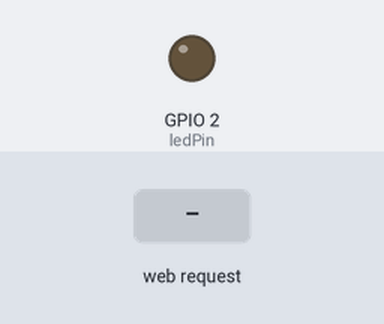
Bench run of a sketch on a simulated ESP32. Parts: output pins drawn as LEDs (lit = HIGH). Dashed ring = blinking. The inputs (shaded band) are chosen by the test bench. WiFi joins after 1.5 s; servers stay silent unless stated; what the sketch prints to the serial monitor is not drawn.

Above: at 0.1 s.
At 3.2 s:
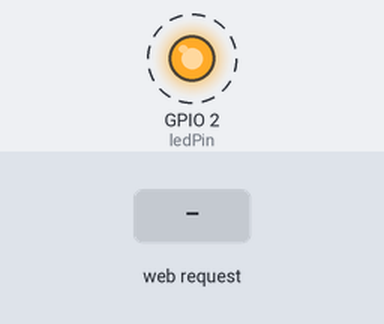
3.3 s: HTTP request GET / received
6.3 s: HTTP request GET /open received
9.3 s: HTTP request GET /close received
Timing chart, 0 to 18.3 s (numbered marks = the images above; inputs shaded):
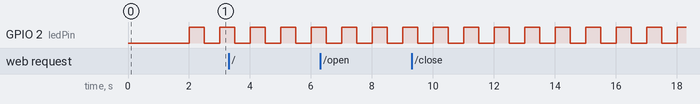

Measured:
- by itself, GPIO 2 (ledPin): alternates HIGH for 0.50 s and LOW for 0.50 s

The sketch:

PROJECT.ino
```cpp
#include "SmartDoor.h"
#include "ledST.h"
SmartDoor   door;

ledST stl;
///////////////////
void setup()
{
  stl.init(2);
  door.init();
}
////////////////////////////////////////////////////
void loop()
{
    stl.update();
    door.Handle();
}
```

ExtComm.cpp
```cpp
#include "ExtComm.h"
#include <ArduinoJson.h>  // Include ArduinoJson library
///////////////////////////

ExtComm::ExtComm()  // Constructor
{
}

//__________________________________________________________________________________________________
void ExtComm::init()
{
    Serial2.begin(115200, SERIAL_8N1, RX2, TX2);  // Define TX2/RX2 for Serial2
}

//__________________________________________________________________________________________________
void ExtComm::sendJSON(String msg)
{
  StaticJsonDocument<200> doc;
  doc["message"] = msg;
  doc["timestamp"] = millis();

  String jsonStr;
  serializeJson(doc, jsonStr);
  Serial2.println(jsonStr);  // Send JSON data to Serial2
}

//__________________________________________________________________________________________________
void ExtComm::send(String msg)
{
  Serial2.println(msg);  // ✅ Send raw message
}

//__________________________________________________________________________________________________
// ✅ Renamed function to `receive()`
void ExtComm::receive()
{
  if(Serial2.available())
  {
    char incomingChar = Serial2.read();  // ✅ Use local variable instead of global

    if (incomingChar == '\n')
    {
     // parseJson(receivedData);
      Serial.println(receivedData);
      receivedData = ""; // Clear buffer for next message

    }
    else
    {
      receivedData += incomingChar;
    }
  }
}

//__________________________________________________________________________________________________
void ExtComm::parseJson(String jsonString)
{
  StaticJsonDocument<200> doc;
  DeserializationError error = deserializeJson(doc, jsonString);

  if (error)
  {
    Serial.println("JSON Parsing Failed!");
    return;
  }

  String message = doc["message"];
  long timestamp = doc["timestamp"];
}
```

ExtComm.h
```cpp
#ifndef EXTCOMM_H
#define EXTCOMM_H
//////////////////////
#define TX2 17  // TX Pin for Serial2
#define RX2 16  // RX Pin for Serial2
#include "Arduino.h"
/////////////////////
class ExtComm
{
    public:
           ExtComm();
           void init();
           void send(String msg);
           void sendJSON(String msg);
           void receive();   // ✅ Add receive() function
           void parseJson(String jsonString);
    private:
           String receivedData;  // ✅ Changed from `char` to `String`
};
///////////////////////

#endif
```

HttpServer.cpp
```cpp
#include "HttpServer.h"
#include <WiFi.h>
#include <WebServer.h>
#include <ArduinoJson.h>

const char* ssid = "SUDIP_LAB";
const char* password = "Anindita@01092016";

WebServer server(80);

// Static IP configuration
IPAddress staticIP(192, 168, 0, 100);
IPAddress gateway(192, 168, 0, 1);
IPAddress subnet(255, 255, 255, 0);
IPAddress dns(8, 8, 8, 8);

HttpServer::HttpServer() {}

// Initialize the server module
void HttpServer::init()
{
    WiFi.mode(WIFI_STA);
    if (!WiFi.config(staticIP, gateway, subnet, dns)) {
        Serial.println("Failed to configure static IP");
    }
    WiFi.begin(ssid, password);
    Serial.print("Connecting to WiFi...");
    while (WiFi.status() != WL_CONNECTED) {
        delay(1000);
        Serial.print(".");
    }
    Serial.println("\nConnected to WiFi");
    Serial.print("Assigned IP Address: ");
    Serial.println(WiFi.localIP());

    // Route Handlers
    server.on("/", [this]() { this->handleRoot(); });
    server.on("/open", [this]() { this->handleOpen(); });
    server.on("/close", [this]() { this->handleClose(); });
    server.on("/status", [this]() { this->handleStatus(); });

    server.begin();
}

// Handle server requests
void HttpServer::handle() {
    server.handleClient();
}

// Root Page with Buttons for Door Control
void HttpServer::handleRoot() {
    Serial.println("Root Request Received..");

    String html = "<!DOCTYPE html><html><head>"
                  "<title>Smart Door Control</title>"
                  "<meta name='viewport' content='width=device-width, initial-scale=1'>"
                  "<script>"
                  "function toggleDoor(state) {"
                  " fetch(state === 'open' ? '/open' : '/close');"
                  "}"
                  "</script>"
                  "</head><body>"
                  "<h2>Smart Door Control</h2>"
                  "<button onclick=\"toggleDoor('open')\">Door Open</button>"
                  "<button onclick=\"toggleDoor('close')\">Door Close</button>"
                  "</body></html>";

    server.send(200, "text/html", html);
}

// Handle Open Door
void HttpServer::handleOpen() {
    command = "Door";
    value = "Open";
    Status = "Open"; // Store status
    SendResponse("Door Opened");
    Serial.println("Door Open Request Received.");
}

// Handle Close Door
void HttpServer::handleClose() {
    command = "Door";
    value = "Close";
    Status = "Close"; // Store status
    SendResponse("Door Closed");
    Serial.println("Door Close Request Received.");
}

// Handle Status Request
void HttpServer::handleStatus() {
    SendResponse(Status);
    Serial.println("Door Status Request Received.");
}

// Send JSON Response
void HttpServer::SendResponse(String msg) {
    StaticJsonDocument<200> doc;
    doc["message"] = msg;
    doc["status"] = Status; // Include door status in response
    doc["timestamp"] = millis();

    String jsonStr;
    serializeJson(doc, jsonStr);
    server.send(200, "application/json", jsonStr);
}

// Check if a command was received
bool HttpServer::Command_received() {
    return !command.isEmpty();
}

// Clear received command
void HttpServer::Command_purge() {
    command = "";
    value = "";
}
```

HttpServer.h
```cpp
#ifndef HTTPSERVER_H
#define HTTPSERVER_H

//////////////////////
#include "Arduino.h"

// Declare global variables (defined in HttpServer.cpp)
extern const char* ssid;
extern const char* password;


class HttpServer
{
    public:
               HttpServer();
          void init();
          void handle();

          void handleRoot();
          void handleOpen();
          void handleClose();
          void handleStatus();
          void SendResponse(String msg);
          bool Command_received();
          void Command_purge();

          String command="";
          String value="";
          String Status="";
    private:

};

#endif
```

SmartDoor.cpp
```cpp
#include "SmartDoor.h"
#include "debug.h"
#include "HttpServer.h"
#include <ArduinoJson.h>
#include "ExtComm.h"
////////////////////////////////////////////////////
debug dbg;
HttpServer srv;
ExtComm mega;
//////////////////////////////////////
SmartDoor::SmartDoor()  // Constructor
{
}
//__________________________________________________________________________________________________________________________________________________________________
void SmartDoor::init()
{
  dbg.init();
  srv.init();
  mega.init();
}
//__________________________________________________________________________________________________________________________________________________________________
 void SmartDoor::Handle()
{
    srv.handle();
   // mega.send("dsfsdfsdfsdf");
    if(srv.Command_received())
    {
        StaticJsonDocument<200> doc;
        doc["command"] = srv.command;
        doc["value"] = srv.value;
        doc["timestamp"] = millis();

        String jsonStr;
        serializeJson(doc, jsonStr);
        mega.send(jsonStr);
        srv.Command_purge();
        Serial.println(jsonStr);
    }

    mega.receive();

}
//__________________________________________________________________________________________________________________________________________________________________
```

SmartDoor.h
```cpp
#ifndef SMARTDOOR_H
#define SMARTDOOR_H
//////////////////////

/////////////////////
class SmartDoor
{
    public:
           SmartDoor();
      void init();
      void Handle();
    private:
};
///////////////////////


#endif
```

debug.cpp
```cpp
#include "debug.h"

///////////////////////////
debug::debug()  // Constructor
{
}
//__________________________________________________________________________________________________________________________________________________________________
void debug::init()
{
    Serial.begin(115200);
}
//__________________________________________________________________________________________________________________________________________________________________
void debug::send(String msg)
{
    Serial.println(msg);
}
//__________________________________________________________________________________________________________________________________________________________________
void debug::send()
{
    Serial.println(count);
    count++;
}
//__________________________________________________________________________________________________________________________________________________________________
void debug::send(String msg, int val)
{
   Serial.print("\r\n"+msg+":"); Serial.println(val);
}
//__________________________________________________________________________________________________________________________________________________________________
```

debug.h
```cpp
#ifndef DEBUG_H
#define DEBUG_H
//////////////////////
 #include "Arduino.h"
/////////////////////
class debug
{
    public:
          debug();
      void init();
      void send(String msg);
      void send();
      void send(String msg, int val);
    private:
      unsigned int count=0;
};
///////////////////////


#endif
```

ledST.cpp
```cpp
#include "ledST.h"

///////////////////////////
ledST::ledST()  // Constructor
{
}
//__________________________________________________________________________________________________________________________________________________________________
void ledST::init(char pin)
{
     ledPin=pin;
     pinMode(ledPin, OUTPUT);
}
//__________________________________________________________________________________________________________________________________________________________________
void ledST::update()
{
    unsigned long currentMillis = millis();
    if (currentMillis - previousMillis >= interval)
    {
      previousMillis = currentMillis;
      ledState = !ledState;
      digitalWrite(ledPin, ledState);
    }
}
//__________________________________________________________________________________________________________________________________________________________________
```

ledST.h
```cpp
#ifndef LEDST_H
#define LEDST_H
//////////////////////
#include "Arduino.h"


/////////////////////
class ledST
{
    public:
           ledST();
      void init(char pin);
      void update();
    private:

      int  ledPin = 2; // LED pin
      bool ledState = LOW;
      unsigned long previousMillis = 0;
      long interval = 500; // 500ms interval for LED blink
};
///////////////////////


#endif
```
